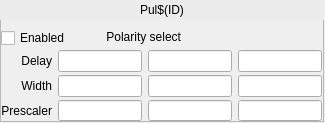
<ui version="4.0">
 <class>Form</class>
 <widget class="QWidget" name="Form">
  <property name="geometry">
   <rect>
    <x>0</x>
    <y>0</y>
    <width>325</width>
    <height>123</height>
   </rect>
  </property>
  <property name="windowTitle">
   <string>Pulser</string>
  </property>
  <widget class="QFrame" name="frame">
   <property name="geometry">
    <rect>
     <x>0</x>
     <y>0</y>
     <width>324</width>
     <height>122</height>
    </rect>
   </property>
   <property name="frameShape">
    <enum>QFrame::StyledPanel</enum>
   </property>
   <property name="frameShadow">
    <enum>QFrame::Raised</enum>
   </property>
   <widget class="QWidget" name="gridLayoutWidget">
    <property name="geometry">
     <rect>
      <x>1</x>
      <y>50</y>
      <width>321</width>
      <height>71</height>
     </rect>
    </property>
    <layout class="QGridLayout" name="gridLayout">
     <property name="horizontalSpacing">
      <number>6</number>
     </property>
     <property name="verticalSpacing">
      <number>3</number>
     </property>
     <item row="0" column="0">
      <widget class="QLabel" name="label_15">
       <property name="text">
        <string>Delay</string>
       </property>
       <property name="alignment">
        <set>Qt::AlignRight|Qt::AlignTrailing|Qt::AlignVCenter</set>
       </property>
      </widget>
     </item>
     <item row="0" column="1">
      <widget class="caTextEntry" name="catextentry_4">
       <property name="channel" stdset="0">
        <string notr="true">$(EVR):Pul$(ID)-Delay-SP</string>
       </property>
       <property name="background">
         <color>
          <red>212</red>
          <green>219</green>
          <blue>157</blue>
         </color>
        </property><property name="colorMode">
         <enum>caLineEdit::Static</enum>
        </property></widget>
     </item>
     <item row="0" column="2">
      <widget class="caLineEdit" name="calineedit_2">
       <property name="channel" stdset="0">
        <string notr="true">$(EVR):Pul$(ID)-Delay-RB</string>
       </property>
      </widget>
     </item>
     <item row="0" column="3">
      <widget class="caLineEdit" name="calineedit_3">
       <property name="channel" stdset="0">
        <string notr="true">$(EVR):Pul$(ID)-Delay-Raw-RB</string>
       </property>
      </widget>
     </item>
     <item row="1" column="0">
      <widget class="QLabel" name="label_16">
       <property name="text">
        <string>Width</string>
       </property>
       <property name="alignment">
        <set>Qt::AlignRight|Qt::AlignTrailing|Qt::AlignVCenter</set>
       </property>
      </widget>
     </item>
     <item row="1" column="1">
      <widget class="caTextEntry" name="catextentry_5">
       <property name="channel" stdset="0">
        <string notr="true">$(EVR):Pul$(ID)-Width-SP</string>
       </property>
       <property name="background">
         <color>
          <red>212</red>
          <green>219</green>
          <blue>157</blue>
         </color>
        </property><property name="colorMode">
         <enum>caLineEdit::Static</enum>
        </property></widget>
     </item>
     <item row="1" column="2">
      <widget class="caLineEdit" name="calineedit_4">
       <property name="channel" stdset="0">
        <string notr="true">$(EVR):Pul$(ID)-Width-RB</string>
       </property>
      </widget>
     </item>
     <item row="1" column="3">
      <widget class="caLineEdit" name="calineedit_5">
       <property name="channel" stdset="0">
        <string notr="true">$(EVR):Pul$(ID)-Width-Raw-RB</string>
       </property>
      </widget>
     </item>
     <item row="2" column="0">
      <widget class="QLabel" name="label_17">
       <property name="text">
        <string>Prescaler</string>
       </property>
       <property name="alignment">
        <set>Qt::AlignRight|Qt::AlignTrailing|Qt::AlignVCenter</set>
       </property>
      </widget>
     </item>
     <item row="2" column="1">
      <widget class="caTextEntry" name="catextentry_6">
       <property name="channel" stdset="0">
        <string notr="true">$(EVR):Pul$(ID)-Prescaler-SP</string>
       </property>
       <property name="background">
         <color>
          <red>212</red>
          <green>219</green>
          <blue>157</blue>
         </color>
        </property><property name="colorMode">
         <enum>caLineEdit::Static</enum>
        </property></widget>
     </item>
     <item row="2" column="2">
      <widget class="caLineEdit" name="calineedit_6">
       <property name="channel" stdset="0">
        <string notr="true">$(EVR):Pul$(ID)-Prescaler-RB</string>
       </property>
      </widget>
     </item>
     <item row="2" column="3">
      <widget class="caLineEdit" name="calineedit_7">
       <property name="channel" stdset="0">
        <string notr="true">$(EVR):Pul$(ID)-Res-I</string>
       </property>
      </widget>
     </item>
    </layout>
   </widget>
   <widget class="QLabel" name="label_14">
    <property name="geometry">
     <rect>
      <x>80</x>
      <y>27</y>
      <width>101</width>
      <height>20</height>
     </rect>
    </property>
    <property name="text">
     <string>Polarity select</string>
    </property>
    <property name="alignment">
     <set>Qt::AlignRight|Qt::AlignTrailing|Qt::AlignVCenter</set>
    </property>
   </widget>
   <widget class="caToggleButton" name="catogglebutton">
    <property name="geometry">
     <rect>
      <x>1</x>
      <y>27</y>
      <width>81</width>
      <height>22</height>
     </rect>
    </property>
    <property name="text">
     <string>Enabled</string>
    </property>
    <property name="channel" stdset="0">
     <string notr="true">$(EVR):Pul$(ID)-Ena-Sel</string>
    </property>
   </widget>
   <widget class="caLabel" name="calabel">
    <property name="geometry">
     <rect>
      <x>0</x>
      <y>0</y>
      <width>324</width>
      <height>20</height>
     </rect>
    </property>
    <property name="sizePolicy">
     <sizepolicy hsizetype="Preferred" vsizetype="Fixed">
      <horstretch>0</horstretch>
      <verstretch>0</verstretch>
     </sizepolicy>
    </property>
    <property name="minimumSize">
     <size>
      <width>0</width>
      <height>20</height>
     </size>
    </property>
    <property name="maximumSize">
     <size>
      <width>16777215</width>
      <height>20</height>
     </size>
    </property>
    <property name="text">
     <string>Pul$(ID)</string>
    </property>
    <property name="alignment">
     <set>Qt::AlignCenter</set>
    </property>
   <property name="styleSheet">
   <string notr="true">background-color: rgb(236, 236, 236, 255);</string>
  </property></widget>
   <widget class="caChoice" name="cachoice">
    <property name="geometry">
     <rect>
      <x>189</x>
      <y>27</y>
      <width>131</width>
      <height>20</height>
     </rect>
    </property>
    <property name="channel" stdset="0">
     <string notr="true">$(EVR):Pul$(ID)-Polarity-Sel</string>
    </property>
    <property name="stackingMode" stdset="0">
     <enum>caChoice::Column</enum>
    </property>
    <property name="endBit">
     <number>1</number>
    </property>
   <property name="background">
         <color>
          <red>212</red>
          <green>219</green>
          <blue>157</blue>
         </color>
        </property><property name="bordercolor">
         <color>
          <red>0</red>
          <green>0</green>
          <blue>0</blue>
         </color>
        </property><property name="colorMode">
         <enum>caChoice::Static</enum>
        </property></widget>
  </widget>
 </widget>
 <customwidgets>
  <customwidget>
   <class>caChoice</class>
   <extends>QWidget</extends>
   <header>caChoice</header>
  </customwidget>
  <customwidget>
   <class>caTextEntry</class>
   <extends>caLineEdit</extends>
   <header>caTextEntry</header>
  </customwidget>
  <customwidget>
   <class>caToggleButton</class>
   <extends>QCheckBox</extends>
   <header>caToggleButton</header>
  </customwidget>
  <customwidget>
   <class>caLabel</class>
   <extends>QLabel</extends>
   <header>caLabel</header>
  </customwidget>
  <customwidget>
   <class>caLineEdit</class>
   <extends>QLineEdit</extends>
   <header>caLineEdit</header>
  </customwidget>
 </customwidgets>
 <resources/>
 <connections/>
</ui>
